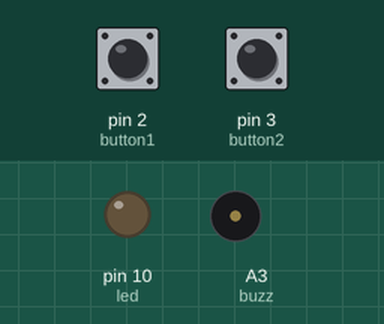
Recording of a sketch running on a simulated Arduino Uno, built with avr-gcc and run on an emulated ATmega328P. Parts: output pins drawn as LEDs (lit = HIGH), buzzer (waves = sounding, pin HIGH). The inputs (shaded band) are chosen by the test bench; at power-on: pin 2 (button1) HIGH, pin 3 (button2) HIGH.

Above: at 1.2 s.
1.3 s: pin 2 (button1) pulled LOW for 0.15 s
At 2.1 s:
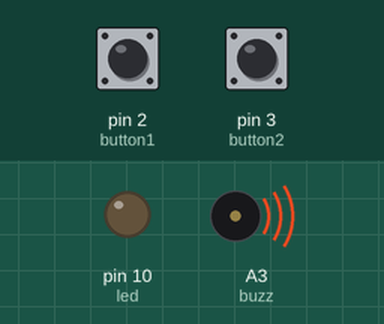
2.9 s: pin 3 (button2) pulled LOW for 0.15 s
At 3.3 s:
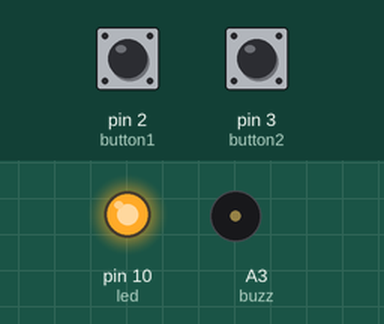
4.5 s: pin 2 (button1) pulled LOW for 1 s
At 5.8 s:
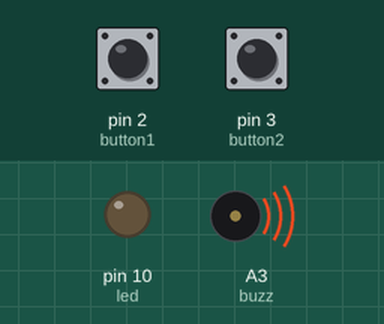
7.0 s: pin 3 (button2) pulled LOW for 1 s
At 7.7 s:
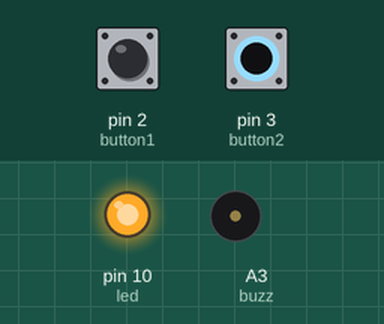
Timing chart, 0 to 10.0 s (numbered marks = the images above; inputs shaded):
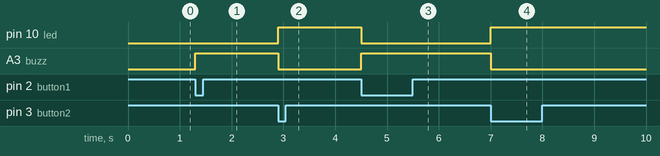

The sketch:

7.ino
```cpp
int led = 10;
int button1 = 2;
int button2 = 3;
byte buzz = A3;

void setup(){
  pinMode(led,OUTPUT);
  pinMode(button1,INPUT);
  pinMode(button2,INPUT);
  pinMode(buzz,OUTPUT);
}
void loop(){
  if(digitalRead(button1)==LOW){
    digitalWrite(buzz,HIGH);
    digitalWrite(led,LOW);
    delay(1000);
  }
  if(digitalRead(button2)==LOW){
    digitalWrite(buzz,LOW);
    digitalWrite(led,HIGH);
    delay(1000);
  }
}
```

Measured:
- after the input at 1.3 s, A3 (buzz): LOW → HIGH at once
- after the input at 2.9 s, pin 10 (led): LOW → HIGH at once; A3 (buzz): HIGH → LOW at once
- after the input at 4.5 s, pin 10 (led): HIGH → LOW at once; A3 (buzz): LOW → HIGH at once
- after the input at 7.0 s, pin 10 (led): LOW → HIGH at once; A3 (buzz): HIGH → LOW at once
